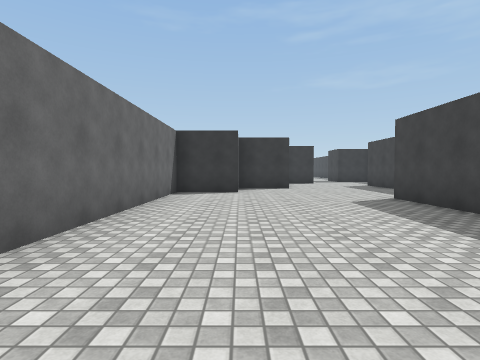
[1] (above)

24 first-person views from a walk through a 3-D level made in the Unity game engine. The camera is 1.3 m above the floor, tilts 2° down and sees 80° across. The floor is counted in squares, 2 m on a side. Each view is taken from the middle of a square. On the plan, view 1 faces up. The plan holds only what a view shows up to about 9 squares ahead; the rest is blank. The place goes on beyond the plan. The player is left out. Surface patterns are stand-ins for the level's own textures.

[2]
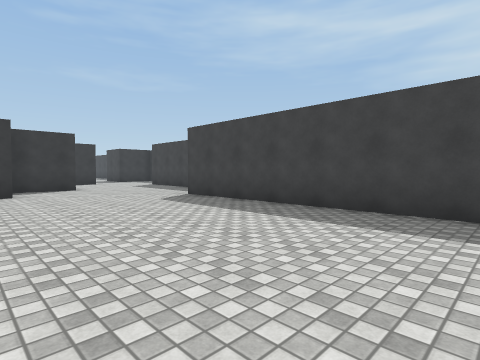

[3]
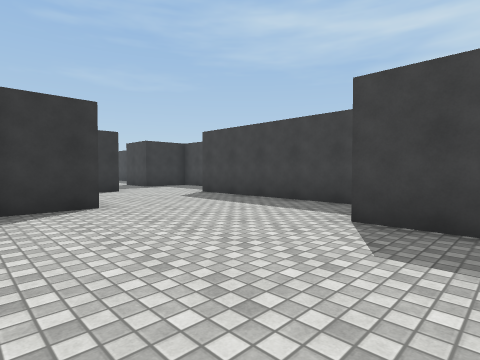

[4]
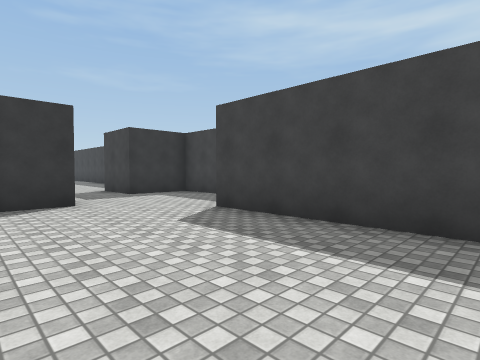

[5]
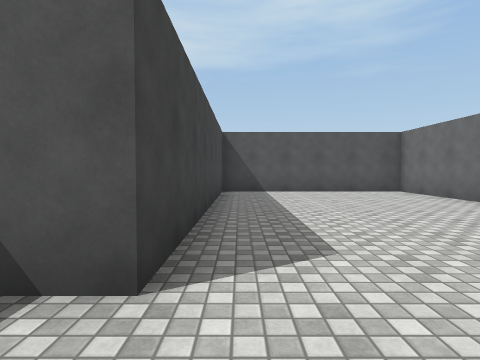

[6]
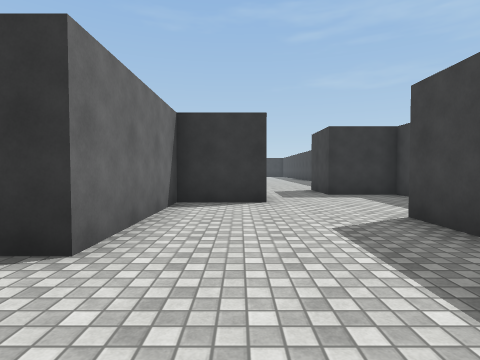

[7]
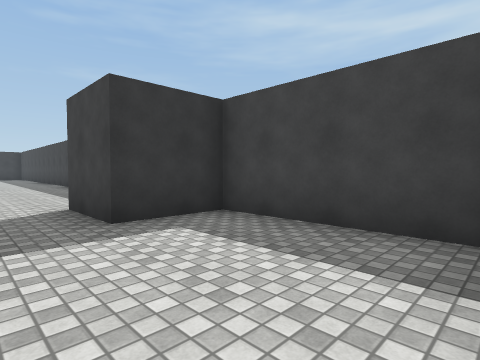

[8]
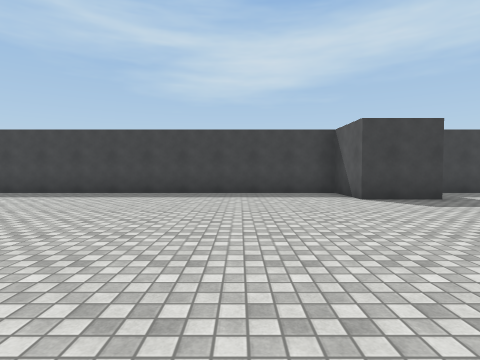

[9]
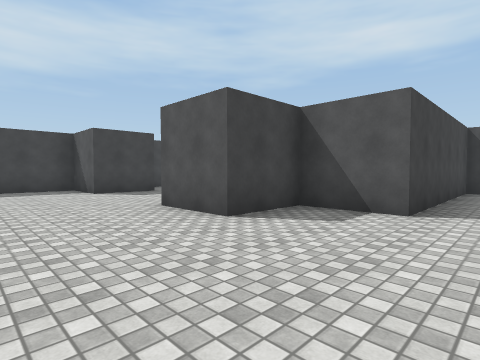

[10]
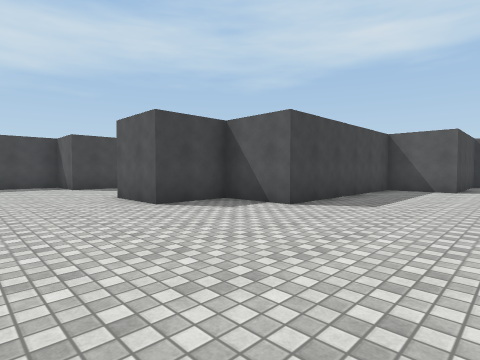

[11]
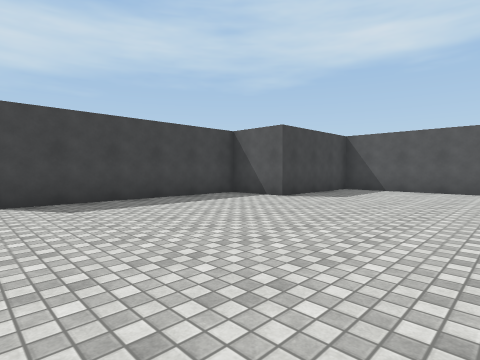

[12]
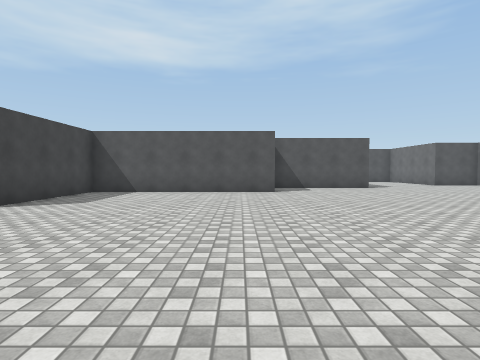

[13]
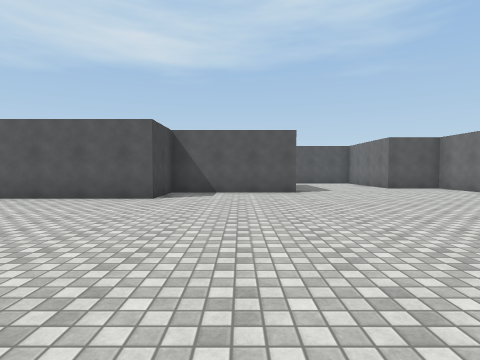

[14]
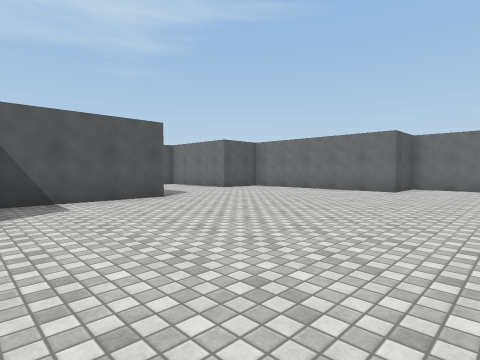

[15]
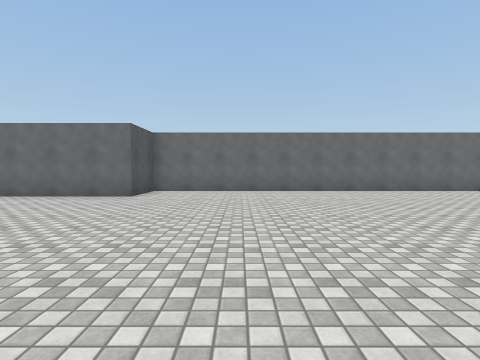

[16]
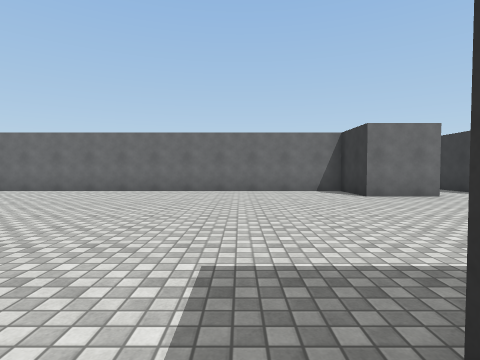

[17]
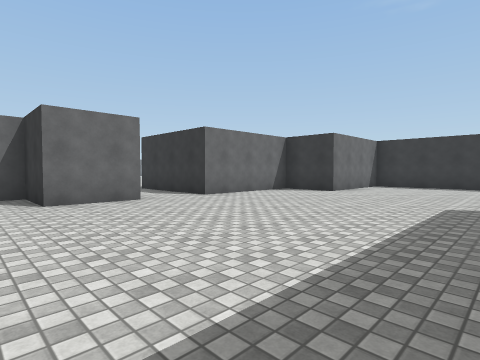

[18]
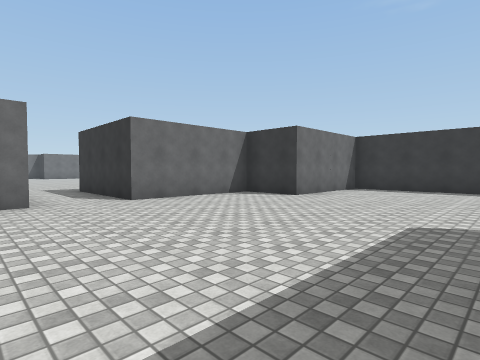

[19]
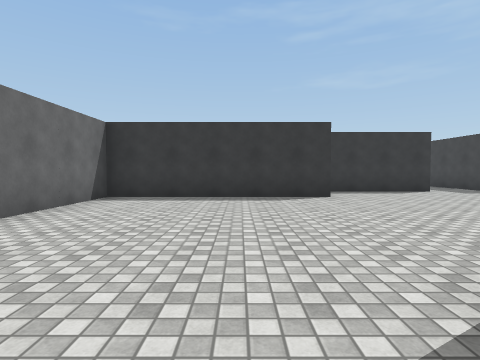

[20]
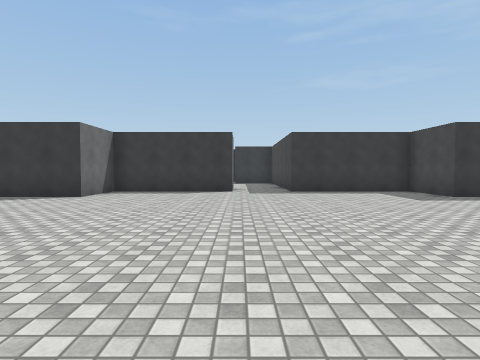

[21]
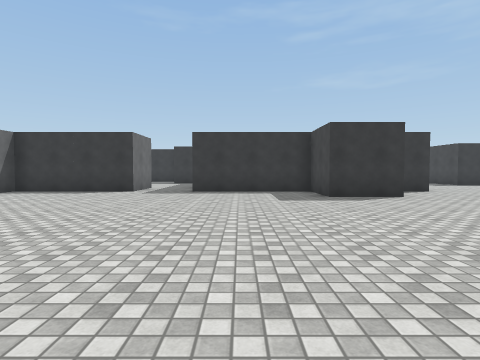

[22]
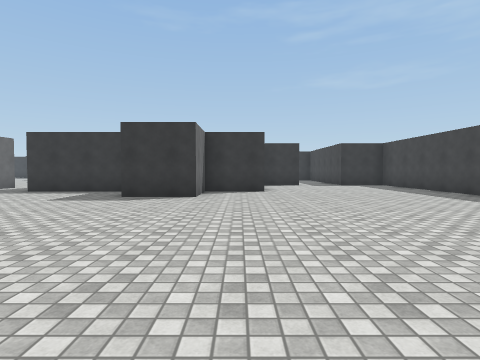

[23]
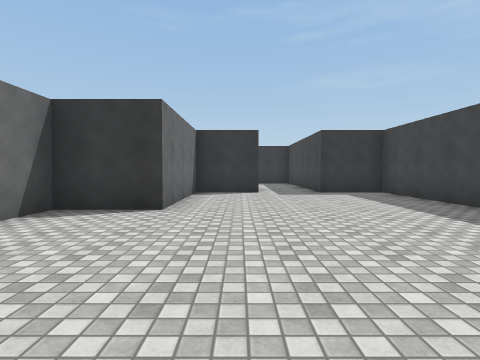

[24]
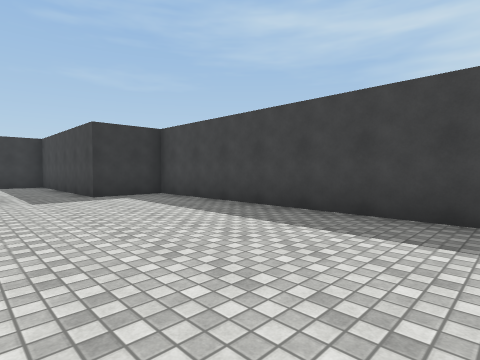

### Floor plan
Points are (right, up) in squares from view 1. A wall is a line through its corners. A room is listed if a view was taken in it or the views show most of it. See-through windows are left out.
Room 1 (views 1, 2, 3, 4, 5, 6, 7)
walls: (0, 8.3) (-1.9, 8.3) (-1.9, -0.6) (3.5, -0.6) (3.5, 6.5) (4.2, 6.5); (5.3, 7.2) (5.3, 12); (3.6, 13.7) (1.7, 13.7) (1.7, 10.1) (0.1, 10.1); (7.1, 12.2) (7.1, 15.5) (5.3, 15.5)
ways out: opening at (4.5, 16) to room 2
Room 2 (views 8, 9, 10, 11, 12, 13, 14, 15, 16, 17, 18, 19, 20, 21, 22, 23, 24)
walls: (-18, 21) (-18, 19.1) (-19.8, 19.1) (-19.8, 8.3) (-18, 8.3) (-18, 4); (5.3, 15.5) (5.3, 17.3) (7.1, 17.3) (7.1, 35.2) (5.3, 35.2) (5.3, 37.5); (-7.2, 32.1) (-7.2, 31.7) (-10.8, 31.7) (-10.8, 29.9) (-16.2, 29.9) (-16.2, 26.3) (-18, 26.3) (-18, 22.7) (-20.5, 22.7); (-12.6, 4.8) (-9, 4.8) (-9, 6.5) (-3.7, 6.5) (-3.7, 10.1) (-1.9, 10.1) (-1.9, 15.5) (-0.1, 15.5) (-0.1, 17.3) (1.8, 17.3); (3.6, 35.2) (1.7, 35.2) (1.7, 31.7) (-0.1, 31.7) (-0.1, 29.9) (-1.9, 29.9) (-1.9, 31.7) (-5.5, 31.7)
ways out: opening at (4.5, 16) to room 1

Positions as (right, up) in squares from view 1, and headings:
1: (0, 0), facing up
2: (-1, 0), facing up-right
3: (0, 5), facing up-right
4: (2, 8), facing up-right
5: (3, 8), facing down
6: (3, 8), facing up
7: (4, 12), facing up-right
8: (-1, 20), facing right
9: (-3, 20), facing down-right
10: (-5, 20), facing down-right
11: (-8, 16), facing down-right
12: (-8, 15), facing down
13: (-11, 13), facing down
14: (-9, 11), facing down-left
15: (-11, 11), facing left
16: (-11, 16), facing left
17: (-12, 18), facing up-left
18: (-12, 20), facing up-left
19: (-13, 23), facing up
20: (-7, 23), facing up
21: (-4, 23), facing up
22: (1, 23), facing up
23: (3, 27), facing up
24: (3, 28), facing up-right
